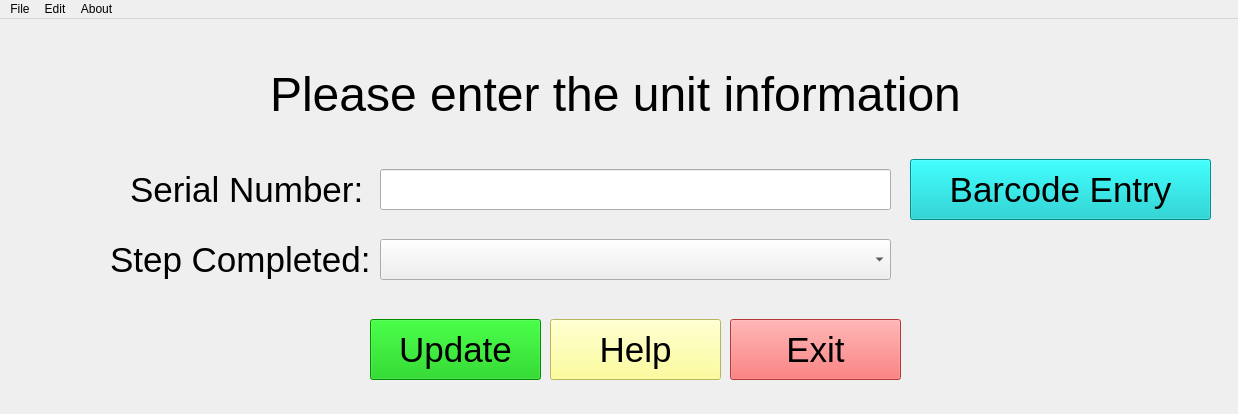
<?xml version="1.0" encoding="UTF-8"?>
<ui version="4.0">
 <class>MainWindow</class>
 <widget class="QMainWindow" name="MainWindow">
  <property name="geometry">
   <rect>
    <x>0</x>
    <y>0</y>
    <width>1238</width>
    <height>414</height>
   </rect>
  </property>
  <property name="windowTitle">
   <string>RUBY Assembly Program</string>
  </property>
  <widget class="QWidget" name="centralwidget">
   <widget class="QLabel" name="label_10">
    <property name="geometry">
     <rect>
      <x>140</x>
      <y>20</y>
      <width>951</width>
      <height>111</height>
     </rect>
    </property>
    <property name="font">
     <font>
      <pointsize>36</pointsize>
     </font>
    </property>
    <property name="text">
     <string>Please enter the unit information</string>
    </property>
    <property name="alignment">
     <set>Qt::AlignCenter</set>
    </property>
   </widget>
   <widget class="QPushButton" name="update_pb">
    <property name="geometry">
     <rect>
      <x>370</x>
      <y>300</y>
      <width>171</width>
      <height>61</height>
     </rect>
    </property>
    <property name="font">
     <font>
      <pointsize>26</pointsize>
     </font>
    </property>
    <property name="styleSheet">
     <string notr="true">background-color: rgb(0, 197, 0)</string>
    </property>
    <property name="text">
     <string>Update</string>
    </property>
   </widget>
   <widget class="QPushButton" name="help_pb">
    <property name="geometry">
     <rect>
      <x>550</x>
      <y>300</y>
      <width>171</width>
      <height>61</height>
     </rect>
    </property>
    <property name="font">
     <font>
      <pointsize>26</pointsize>
     </font>
    </property>
    <property name="styleSheet">
     <string notr="true">background-color: rgb(255, 255, 127)</string>
    </property>
    <property name="text">
     <string>Help</string>
    </property>
   </widget>
   <widget class="QPushButton" name="exit_pb">
    <property name="geometry">
     <rect>
      <x>730</x>
      <y>300</y>
      <width>171</width>
      <height>61</height>
     </rect>
    </property>
    <property name="font">
     <font>
      <pointsize>26</pointsize>
     </font>
    </property>
    <property name="styleSheet">
     <string notr="true">background-color: rgb(253, 79, 79)</string>
    </property>
    <property name="text">
     <string>Exit</string>
    </property>
   </widget>
   <widget class="QPushButton" name="sn_barcode_pb">
    <property name="enabled">
     <bool>true</bool>
    </property>
    <property name="geometry">
     <rect>
      <x>910</x>
      <y>140</y>
      <width>301</width>
      <height>61</height>
     </rect>
    </property>
    <property name="font">
     <font>
      <pointsize>26</pointsize>
     </font>
    </property>
    <property name="styleSheet">
     <string notr="true">background-color: rgb(0, 200, 200)</string>
    </property>
    <property name="text">
     <string>Barcode Entry</string>
    </property>
   </widget>
   <widget class="QLabel" name="label_14">
    <property name="enabled">
     <bool>true</bool>
    </property>
    <property name="geometry">
     <rect>
      <x>130</x>
      <y>150</y>
      <width>261</width>
      <height>41</height>
     </rect>
    </property>
    <property name="font">
     <font>
      <pointsize>26</pointsize>
     </font>
    </property>
    <property name="text">
     <string>Serial Number:</string>
    </property>
   </widget>
   <widget class="QLineEdit" name="serial_number_le">
    <property name="geometry">
     <rect>
      <x>380</x>
      <y>150</y>
      <width>511</width>
      <height>41</height>
     </rect>
    </property>
    <property name="font">
     <font>
      <pointsize>12</pointsize>
     </font>
    </property>
    <property name="text">
     <string/>
    </property>
   </widget>
   <widget class="QLabel" name="label_15">
    <property name="enabled">
     <bool>true</bool>
    </property>
    <property name="geometry">
     <rect>
      <x>110</x>
      <y>220</y>
      <width>261</width>
      <height>41</height>
     </rect>
    </property>
    <property name="font">
     <font>
      <pointsize>26</pointsize>
     </font>
    </property>
    <property name="text">
     <string>Step Completed:</string>
    </property>
   </widget>
   <widget class="QComboBox" name="status_cobo">
    <property name="geometry">
     <rect>
      <x>380</x>
      <y>220</y>
      <width>511</width>
      <height>41</height>
     </rect>
    </property>
    <item>
     <property name="text">
      <string/>
     </property>
    </item>
    <item>
     <property name="text">
      <string>Print Labels</string>
     </property>
    </item>
    <item>
     <property name="text">
      <string>First Assembly</string>
     </property>
    </item>
    <item>
     <property name="text">
      <string>Calibration</string>
     </property>
    </item>
    <item>
     <property name="text">
      <string>Cover Assembly</string>
     </property>
    </item>
    <item>
     <property name="text">
      <string>Install SBT</string>
     </property>
    </item>
    <item>
     <property name="text">
      <string>Final Assembly</string>
     </property>
    </item>
    <item>
     <property name="text">
      <string>Final ATP</string>
     </property>
    </item>
   </widget>
  </widget>
  <widget class="QMenuBar" name="menubar">
   <property name="geometry">
    <rect>
     <x>0</x>
     <y>0</y>
     <width>1238</width>
     <height>21</height>
    </rect>
   </property>
   <widget class="QMenu" name="menuFile">
    <property name="title">
     <string>File</string>
    </property>
    <addaction name="actionSave"/>
    <addaction name="actionFinish"/>
    <addaction name="actionExit"/>
   </widget>
   <widget class="QMenu" name="menuEdit">
    <property name="title">
     <string>Edit</string>
    </property>
    <addaction name="actionSearch"/>
    <addaction name="actionLoad"/>
   </widget>
   <widget class="QMenu" name="menuAbout">
    <property name="title">
     <string>About</string>
    </property>
    <addaction name="actionAbout"/>
    <addaction name="actionHelp"/>
   </widget>
   <addaction name="menuFile"/>
   <addaction name="menuEdit"/>
   <addaction name="menuAbout"/>
  </widget>
  <action name="actionSave">
   <property name="text">
    <string>Save</string>
   </property>
  </action>
  <action name="actionFinish">
   <property name="text">
    <string>Finish</string>
   </property>
  </action>
  <action name="actionExit">
   <property name="text">
    <string>Exit</string>
   </property>
  </action>
  <action name="actionSearch">
   <property name="text">
    <string>Search</string>
   </property>
  </action>
  <action name="actionLoad">
   <property name="text">
    <string>Load</string>
   </property>
  </action>
  <action name="actionAbout">
   <property name="text">
    <string>About</string>
   </property>
  </action>
  <action name="actionHelp">
   <property name="text">
    <string>Help</string>
   </property>
  </action>
 </widget>
 <resources/>
 <connections/>
</ui>
